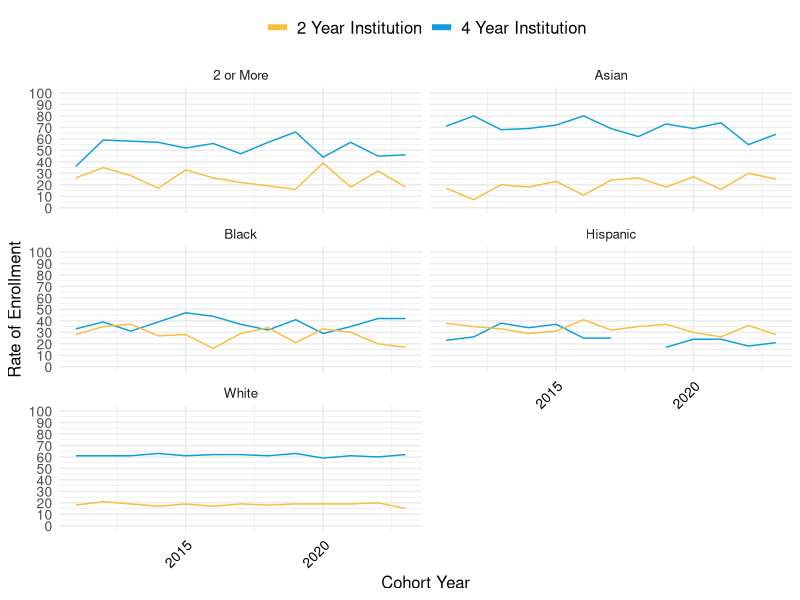
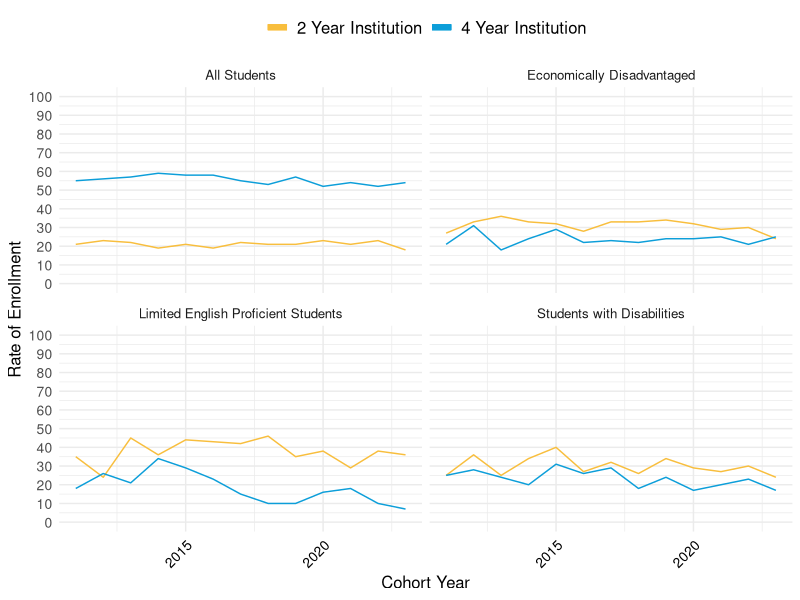
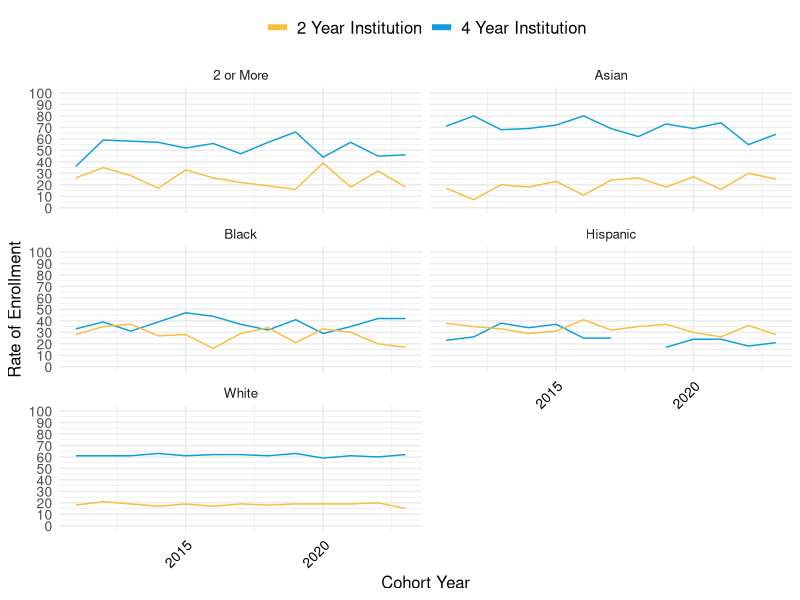
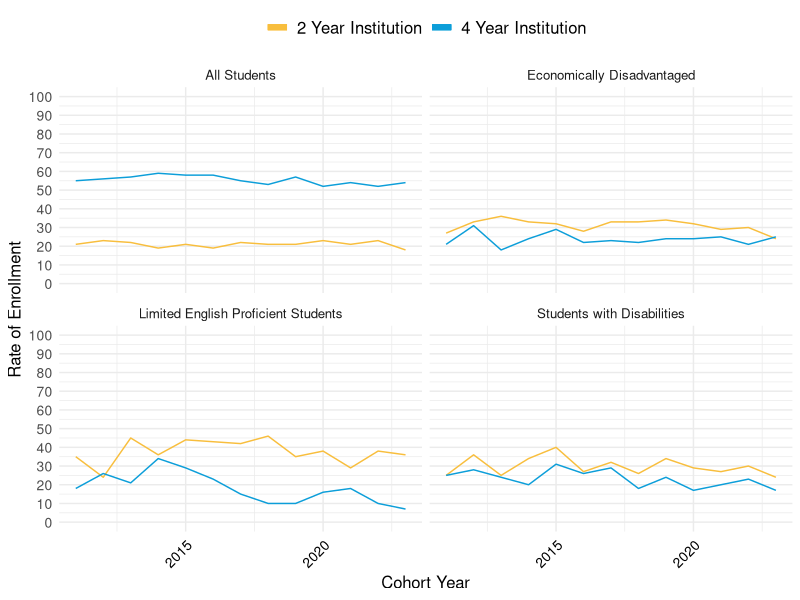

Here is the R script that generated these plots, in order:
## ---- chunk 1
knitr::opts_chunk$set(echo = TRUE)
##############################################################
# Call Libraries
##############################################################

library(readxl)
library(dplyr)
library(tidyverse)
library(ggplot2)

ihe_allyears <- read_csv("../data/ACPS_higher_ed_enrollment_data_2008-24.csv")
## ---- chunk 2


ggplot() +
  geom_line(data=ihe_allyears %>% dplyr::filter(data_level=="Race",
                                                student_group!="American Indian",
                                                student_group!="Native Hawaiian"),
            aes(x=year,y=four_ihe_pct,color="4 Year Institution",group=1)) +
  geom_line(data=ihe_allyears %>% dplyr::filter(data_level=="Race",
                                                student_group!="American Indian",
                                                student_group!="Native Hawaiian"),
          aes(x=year,y=two_ihe_pct,color="2 Year Institution",group=1)) +
  facet_wrap(~student_group,ncol=2)+
  theme_minimal()+
  scale_y_continuous(limits=c(0,100),breaks=seq(0,100,10),minor_breaks=seq(0,100,5))+
  labs(x="Cohort Year", y="Rate of Enrollment")+
  geom_text(size = 5, hjust=0.5, vjust=-1, color="black") + 
  scale_color_manual(values = c("#f8be3d","#0c9ed9"),
                     guide = guide_legend(override.aes = list(linewidth = 2))) + 
  theme(legend.title=element_blank(), 
        legend.position = "top", 
        legend.text = element_text(size = 12, hjust=.5), 
        axis.text.x = element_text(color = "black", size = 10, angle = 45, hjust = 1), 
        axis.ticks = element_blank(), 
        plot.title.position= "plot", 
        plot.caption.position = "plot", 
        axis.text.y = element_text(size = 10), 
        text = element_text(size = 12, family="sans"), 
        plot.title = element_text(size = 16, hjust=.65), 
        plot.caption = element_text(size = 14))

 ggsave("../plots/highered_race.png",device="png",width=8,height=6,units="in")

## ---- chunk 3


ihe_allyears <- ihe_allyears %>% mutate(student_group=if_else(student_group=="Disabled",
                                                              "Students with Disabilities",student_group))

ggplot() +
  geom_line(data=ihe_allyears %>% dplyr::filter(data_level=="Disability"),
            aes(x=year,y=two_ihe_pct,color="2 Year Institution",group=1)) +
  geom_line(data=ihe_allyears %>% dplyr::filter(data_level=="Disability"),
            aes(x=year,y=four_ihe_pct,color="4 Year Institution",group=1)) +
  geom_line(data=ihe_allyears %>% dplyr::filter(data_level=="English Learners"),
            aes(x=year,y=two_ihe_pct,color="2 Year Institution",group=1)) +
  geom_line(data=ihe_allyears %>% dplyr::filter(data_level=="English Learners"),
            aes(x=year,y=four_ihe_pct,color="4 Year Institution",group=1)) +
  geom_line(data=ihe_allyears %>% dplyr::filter(data_level=="Economic Status"),
            aes(x=year,y=two_ihe_pct,color="2 Year Institution",group=1)) +
  geom_line(data=ihe_allyears %>% dplyr::filter(data_level=="Economic Status"),
            aes(x=year,y=four_ihe_pct,color="4 Year Institution",group=1)) +
  geom_line(data=ihe_allyears %>% dplyr::filter(data_level=="All"),
            aes(x=year,y=two_ihe_pct,color="2 Year Institution",group=1)) +
  geom_line(data=ihe_allyears %>% dplyr::filter(data_level=="All"),
            aes(x=year,y=four_ihe_pct,color="4 Year Institution",group=1))+
  facet_wrap(~student_group)+
  theme_minimal()+
  scale_y_continuous(limits=c(0,100),breaks=seq(0,100,10),minor_breaks=seq(0,100,5))+
  labs(x="Cohort Year", y="Rate of Enrollment")+
  geom_text(size = 5, hjust=0.5, vjust=-1, color="black") + 
  scale_color_manual(values = c("#f8be3d","#0c9ed9"),
                     guide = guide_legend(override.aes = list(linewidth = 2))) + 
  theme(legend.title=element_blank(), 
        legend.position = "top", 
        legend.text = element_text(size = 12, hjust=.5), 
        axis.text.x = element_text(color = "black", size = 10, angle = 45, hjust = 1), 
        axis.ticks = element_blank(), 
        plot.title.position= "plot", 
        plot.caption.position = "plot", 
        axis.text.y = element_text(size = 10), 
        text = element_text(size = 12, family="sans"), 
        plot.title = element_text(size = 16, hjust=.65), 
        plot.caption = element_text(size = 14))
  

 ggsave("../plots/highered_econ.png",device="png",width=8,height=4.5,units="in")

